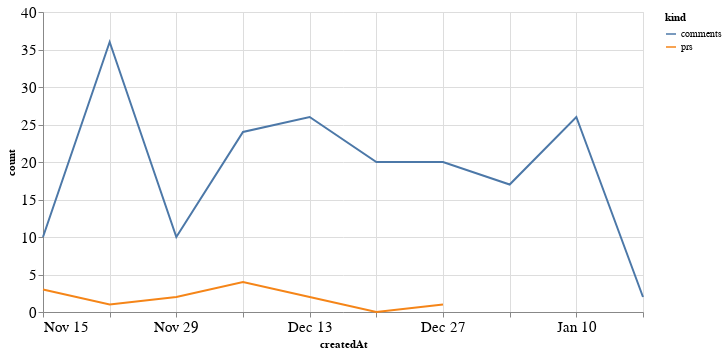

The cell this chart's notebook holds for it:
### Code cell
alt.Chart(total_time, width=600).mark_line().encode(
    x='createdAt',
    y='count',
    color='kind'
)

### Figure 1 — Vega-Lite specification as saved in the notebook (floating-point values rounded to 4 significant figures)
{"config": {"axisLeft": {"labelFontSize": 15}, "axisBottom": {"labelFontSize": 15}}, "data": {"name": "data-23114f11b8bec057ab1534b849c1901d"}, "mark": "line", "encoding": {"color": {"type": "nominal", "field": "kind"}, "x": {"type": "temporal", "field": "createdAt"}, "y": {"type": "quantitative", "field": "count"}}, "width": 600, "$schema": "https://vega.github.io/schema/vega-lite/v4.8.1.json", "datasets": {"data-23114f11b8bec057ab1534b849c1901d": [{"createdAt": "2020-11-15T00:00:00", "kind": "prs", "count": 3.0}, {"createdAt": "2020-11-22T00:00:00", "kind": "prs", "count": 1.0}, {"createdAt": "2020-11-29T00:00:00", "kind": "prs", "count": 2.0}, {"createdAt": "2020-12-06T00:00:00", "kind": "prs", "count": 4.0}, {"createdAt": "2020-12-13T00:00:00", "kind": "prs", "count": 2.0}, {"createdAt": "2020-12-20T00:00:00", "kind": "prs", "count": 0.0}, {"createdAt": "2020-12-27T00:00:00", "kind": "prs", "count": 1.0}, {"createdAt": "2021-01-03T00:00:00", "kind": "prs", "count": null}, {"createdAt": "2021-01-10T00:00:00", "kind": "prs", "count": null}, {"createdAt": "2021-01-17T00:00:00", "kind": "prs", "count": null}, {"createdAt": "2020-11-15T00:00:00", "kind": "comments", "count": 10.0}, {"createdAt": "2020-11-22T00:00:00", "kind": "comments", "count": 36.0}, {"createdAt": "2020-11-29T00:00:00", "kind": "comments", "count": 10.0}, {"createdAt": "2020-12-06T00:00:00", "kind": "comments", "count": 24.0}, {"createdAt": "2020-12-13T00:00:00", "kind": "comments", "count": 26.0}, {"createdAt": "2020-12-20T00:00:00", "kind": "comments", "count": 20.0}, {"createdAt": "2020-12-27T00:00:00", "kind": "comments", "count": 20.0}, {"createdAt": "2021-01-03T00:00:00", "kind": "comments", "count": 17.0}, {"createdAt": "2021-01-10T00:00:00", "kind": "comments", "count": 26.0}, {"createdAt": "2021-01-17T00:00:00", "kind": "comments", "count": 2.0}]}}
